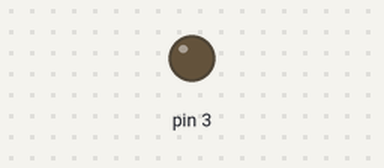
Recording of a sketch running on a simulated Arduino Uno, built with avr-gcc and run on an emulated ATmega328P. On the bench: output pins drawn as LEDs (lit = HIGH).

Above: at 1.3 s.
At 30.7 s:
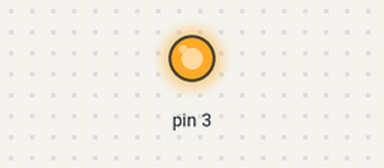
Timing chart, 0 to 34.3 s (numbered marks = the images above):
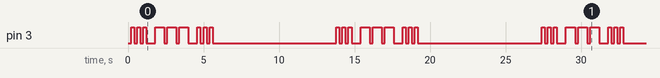

Measured:
- by itself, pin 3: repeats every 13.6 s: 2 × (LOW 0.20 s, HIGH 0.20 s), LOW 0.60 s, 2 × (HIGH 0.60 s, LOW 0.20 s), HIGH 0.60 s, LOW 0.60 s, 2 × (HIGH 0.20 s, LOW 0.20 s), HIGH 0.20 s, LOW 8.2 s, HIGH 0.20 s
- by itself, everything shown: repeats every 13.6 s, in 18 steps

The sketch:

MorseCode.ino
```cpp
#include "MorseCodeBlinker.h"

MorseCodeBlinker _led1Blinker(3, 200);

void setup() {
  // put your setup code here, to run once:

}

void loop() {
  // put your main code here, to run repeatedly:
  _led1Blinker.update();
}
```

MorseCodeBlinker.cpp
```cpp
#include "MorseCodeBlinker.h"

MorseCodeBlinker::MorseCodeBlinker(const int pin, const unsigned long interval)
  : _pin(pin), _interval(interval), _messageCode{1, 0, 1, 0, 1, 0, 0, 0, 1, 1, 1, 0, 1, 1, 1, 0, 1, 1, 1, 0, 0, 0, 1, 0, 1, 0, 1, 0, 0, 0, 0, 0, 0, 0} {
  _state = LOW;
  _lastToggledTimestamp = 0;
  pinMode(_pin, OUTPUT);
  _index = 0;
}

void MorseCodeBlinker::update() {

  unsigned long currentTimestampMs = millis();

  if (currentTimestampMs - _lastToggledTimestamp >= _interval) {
    _lastToggledTimestamp = currentTimestampMs;
    if (_messageCode[_index] == 1) {
      _state = HIGH;
    } else {
      _state = LOW;
    }
    _index++;
    if (_index == sizeof(_messageCode)) {
     _index = 0;
    }
    digitalWrite(_pin, _state);
  }
}
```

MorseCodeBlinker.h
```cpp
#include <Arduino.h>

class MorseCodeBlinker {
  private:
    const int _pin;
    const unsigned long _interval;  // controls the size of 1 time unit
    const int _messageCode[34];  // includes morse code for SOS

    int _state;
    unsigned long _lastToggledTimestamp;
    int _index;

  public:
    MorseCodeBlinker(int pin, unsigned long interval);

    void update();
};
```
